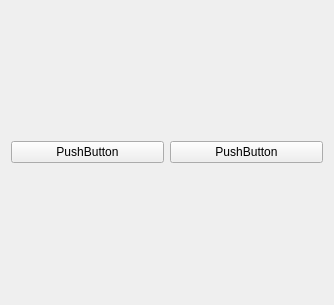
<?xml version="1.0" encoding="UTF-8"?>
<ui version="4.0">
 <class>Form</class>
 <widget class="QWidget" name="Form">
  <property name="geometry">
   <rect>
    <x>0</x>
    <y>0</y>
    <width>334</width>
    <height>305</height>
   </rect>
  </property>
  <property name="windowTitle">
   <string>Form</string>
  </property>
  <layout class="QHBoxLayout" name="horizontalLayout">
   <item>
    <widget class="QPushButton" name="pushButton_2">
     <property name="text">
      <string>PushButton</string>
     </property>
    </widget>
   </item>
   <item>
    <widget class="QPushButton" name="pushButton">
     <property name="text">
      <string>PushButton</string>
     </property>
    </widget>
   </item>
  </layout>
 </widget>
 <resources/>
 <connections/>
</ui>
